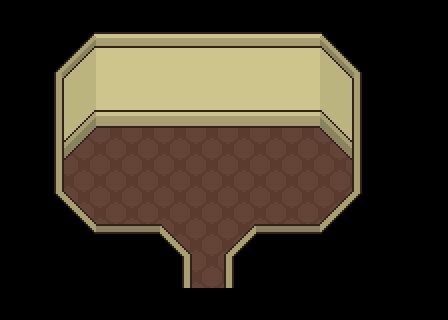

The image is a tile-based game level rendered from a .tmx file. Its description and complete source (layers, tilesets, objects, tile grids) follow:
An orthogonal 14x10 tile map with 32x32 px tiles, 1 tile layer (Tile Layer 1), 2 tilesets and 16 objects (TedsBed, TedsDrawer, TedsFlowers, TedsMirror1, TedsMirror2, ...).

<map version="1.0" orientation="orthogonal" width="14" height="10" tilewidth="32" tileheight="32">
 <tileset firstgid="1" name="Mainsheet" tilewidth="32" tileheight="32">
  <image source="../Tiles/Mainsheet.png" width="224" height="192" />
 </tileset>
 <tileset firstgid="43" name="PropGrid" tilewidth="32" tileheight="32">
  <image source="../PropGrid.png" width="192" height="416" />
 </tileset>
 <layer name="Tile Layer 1" width="14" height="10">
  <data>
   <tile gid="22" />
   <tile gid="22" />
   <tile gid="22" />
   <tile gid="22" />
   <tile gid="22" />
   <tile gid="22" />
   <tile gid="22" />
   <tile gid="22" />
   <tile gid="22" />
   <tile gid="22" />
   <tile gid="22" />
   <tile gid="22" />
   <tile gid="22" />
   <tile gid="22" />
   <tile gid="22" />
   <tile gid="22" />
   <tile gid="2" />
   <tile gid="4" />
   <tile gid="4" />
   <tile gid="4" />
   <tile gid="4" />
   <tile gid="4" />
   <tile gid="4" />
   <tile gid="4" />
   <tile gid="6" />
   <tile gid="22" />
   <tile gid="22" />
   <tile gid="22" />
   <tile gid="22" />
   <tile gid="8" />
   <tile gid="9" />
   <tile gid="11" />
   <tile gid="11" />
   <tile gid="11" />
   <tile gid="11" />
   <tile gid="11" />
   <tile gid="11" />
   <tile gid="11" />
   <tile gid="13" />
   <tile gid="14" />
   <tile gid="22" />
   <tile gid="22" />
   <tile gid="22" />
   <tile gid="15" />
   <tile gid="16" />
   <tile gid="18" />
   <tile gid="18" />
   <tile gid="18" />
   <tile gid="18" />
   <tile gid="18" />
   <tile gid="18" />
   <tile gid="18" />
   <tile gid="20" />
   <tile gid="21" />
   <tile gid="22" />
   <tile gid="22" />
   <tile gid="22" />
   <tile gid="15" />
   <tile gid="23" />
   <tile gid="1" />
   <tile gid="1" />
   <tile gid="1" />
   <tile gid="1" />
   <tile gid="1" />
   <tile gid="1" />
   <tile gid="1" />
   <tile gid="27" />
   <tile gid="21" />
   <tile gid="22" />
   <tile gid="22" />
   <tile gid="22" />
   <tile gid="15" />
   <tile gid="1" />
   <tile gid="1" />
   <tile gid="1" />
   <tile gid="1" />
   <tile gid="1" />
   <tile gid="1" />
   <tile gid="1" />
   <tile gid="1" />
   <tile gid="1" />
   <tile gid="21" />
   <tile gid="22" />
   <tile gid="22" />
   <tile gid="22" />
   <tile gid="29" />
   <tile gid="30" />
   <tile gid="1" />
   <tile gid="1" />
   <tile gid="1" />
   <tile gid="1" />
   <tile gid="1" />
   <tile gid="1" />
   <tile gid="1" />
   <tile gid="34" />
   <tile gid="35" />
   <tile gid="22" />
   <tile gid="22" />
   <tile gid="22" />
   <tile gid="22" />
   <tile gid="29" />
   <tile gid="26" />
   <tile gid="26" />
   <tile gid="30" />
   <tile gid="1" />
   <tile gid="34" />
   <tile gid="26" />
   <tile gid="26" />
   <tile gid="35" />
   <tile gid="22" />
   <tile gid="22" />
   <tile gid="22" />
   <tile gid="22" />
   <tile gid="22" />
   <tile gid="22" />
   <tile gid="22" />
   <tile gid="22" />
   <tile gid="15" />
   <tile gid="1" />
   <tile gid="21" />
   <tile gid="22" />
   <tile gid="22" />
   <tile gid="22" />
   <tile gid="22" />
   <tile gid="22" />
   <tile gid="22" />
   <tile gid="22" />
   <tile gid="22" />
   <tile gid="22" />
   <tile gid="22" />
   <tile gid="22" />
   <tile gid="22" />
   <tile gid="22" />
   <tile gid="22" />
   <tile gid="22" />
   <tile gid="22" />
   <tile gid="22" />
   <tile gid="22" />
   <tile gid="22" />
   <tile gid="22" />
  </data>
 </layer>
 <objectgroup name="Props" width="14" height="10">
  <object name="TedsBed" gid="57" x="256" y="142">
   <properties>
    <property name="Collidable" value="true" />
    <property name="Permissions" value="All" />
    <property name="Sprite" value="Bed" />
    <property name="SuccessDialogue" value="Bed" />
   </properties>
  </object>
  <object gid="58" x="288" y="142" />
  <object gid="63" x="256" y="174" />
  <object gid="64" x="288" y="174" />
  <object name="TedsDrawer" gid="55" x="102" y="114">
   <properties>
    <property name="Collidable" value="true" />
    <property name="Permissions" value="All" />
    <property name="Sprite" value="Drawer" />
    <property name="SuccessDialogue" value="TedsDrawer" />
   </properties>
  </object>
  <object gid="56" x="134" y="114" />
  <object gid="61" x="102" y="146" />
  <object gid="62" x="134" y="146" />
  <object name="TedsFlowers" gid="45" x="70" y="156">
   <properties>
    <property name="Bounds" value="0,50,32,14" />
    <property name="Collidable" value="true" />
    <property name="Sprite" value="TableFlowers" />
   </properties>
  </object>
  <object gid="51" x="70" y="188" />
  <object name="TedsMirror1" gid="47" x="165" y="70">
   <properties>
    <property name="Permissions" value="All" />
    <property name="Sprite" value="Mirror" />
    <property name="SuccessDialogue" value="Mirror" />
   </properties>
  </object>
  <object gid="53" x="165" y="102" />
  <object name="TedsMirror2" gid="47" x="214" y="71">
   <properties>
    <property name="Permissions" value="All" />
    <property name="Sprite" value="Mirror" />
    <property name="SuccessDialogue" value="Mirror" />
   </properties>
  </object>
  <object gid="53" x="214" y="103" />
  <object name="TedsMirror3" gid="47" x="265" y="71">
   <properties>
    <property name="Sprite" value="Mirror" />
   </properties>
  </object>
  <object gid="53" x="265" y="103" />
 </objectgroup>
</map>
